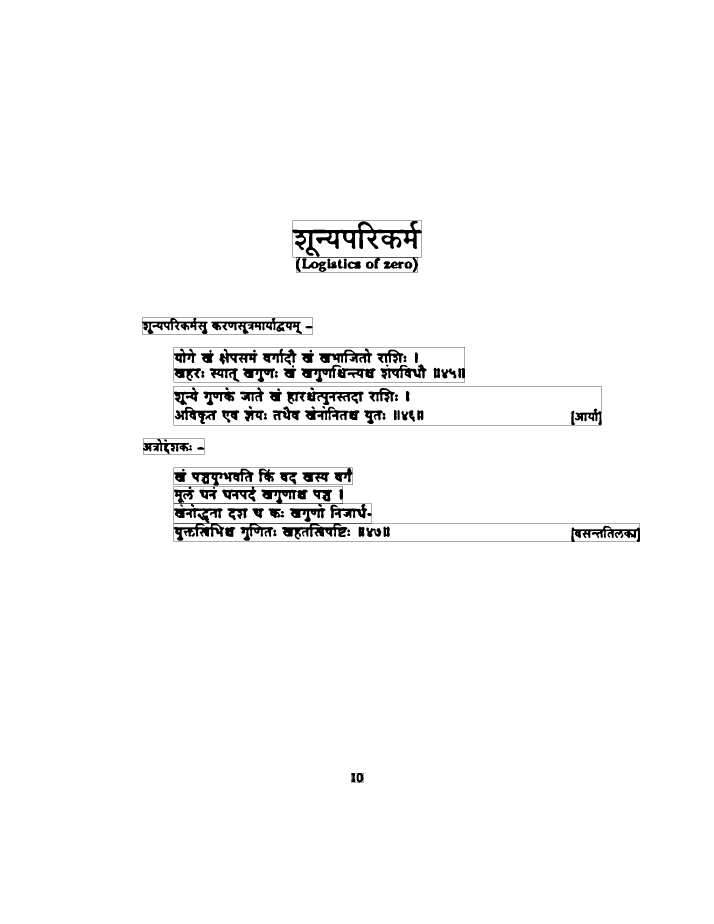
#> input picture p1.jpg, 2142 x 2772 px, given in place of output_05.jpg, which was not available (shown at 1/3 size)
$ jupyter execute --allow-errors OCR.ipynb   (shell and % lines are left out)   (text cells are left out)
#> lines starting #> are read from the running program, lines starting #| are printed output that depends on the picture; after the words box and inside, x2 and y2 are one past the last pixel; in counts of white or black regions, pixels touching at a corner belong together; pictures that were not available may be replaced by others from this repository, and a replacement may not be noted
[cell 1]
# install pypgfium2

[cell 2]
# install pytesseract, tesseract-ocr, libtesseract-dev

[cell 3]
import os
import re
import json
import cv2
import numpy as np
import pandas as pd
import pypdfium2 as pdfium
import pytesseract
from pytesseract import Output
from PIL import Image
from IPython.display import Image, display
from google.colab.patches import cv2_imshow

[cell 4]
# converting each page of pdf to an image
filepath = "/content/Sanskrit_Text (1).pdf"
#> (the rest of this cell did not finish here and is left out)

[cell 5]
# check the shape of the image
# Load the image
img = cv2.imread('output_05.jpg')
#> img is the input picture: shape (2772, 2142, 3); min 0, max 255, mean 249
# Get the shape of the image
height, width, channels = img.shape
#> height = 2772; width = 2142; channels = 3
# Print the dimensions
print("Image Height:", height)
#| Image Height: 2772
print("Image Width:", width)
#| Image Width: 2142
print("Number of Channels:", channels)
#| Number of Channels: 3

[cell 6]
# Preprocessing functions
# grayscaling the image
def get_grayscale(image):
    # Convert the image to grayscale
    gray = cv2.cvtColor(image, cv2.COLOR_BGR2GRAY)
    # Apply Adaptive Gaussian Thresholding
    binary = cv2.adaptiveThreshold(gray, 255, cv2.ADAPTIVE_THRESH_GAUSSIAN_C, cv2.THRESH_BINARY, 65, 7)
    return binary

# Rescaling
def rescale(image):
    # Define the scaling factor for resizing
    scaling_factor = 3.5
    # Resize the image
    enlarged_image = cv2.resize(image, None, fx = scaling_factor, fy = scaling_factor, interpolation = cv2.INTER_LINEAR)
    return enlarged_image

# noise removal
def remove_noise(image):
    return cv2.medianBlur(image,5)

# perform all the preprocessing steps
def preprocess(image):
    enlarged = rescale(image)
    gray = get_grayscale(enlarged)
    noise = remove_noise(gray)
    return noise

[cell 7]
# Display the image
image_path = "output_01.jpg"
img = cv2.imread(image_path)
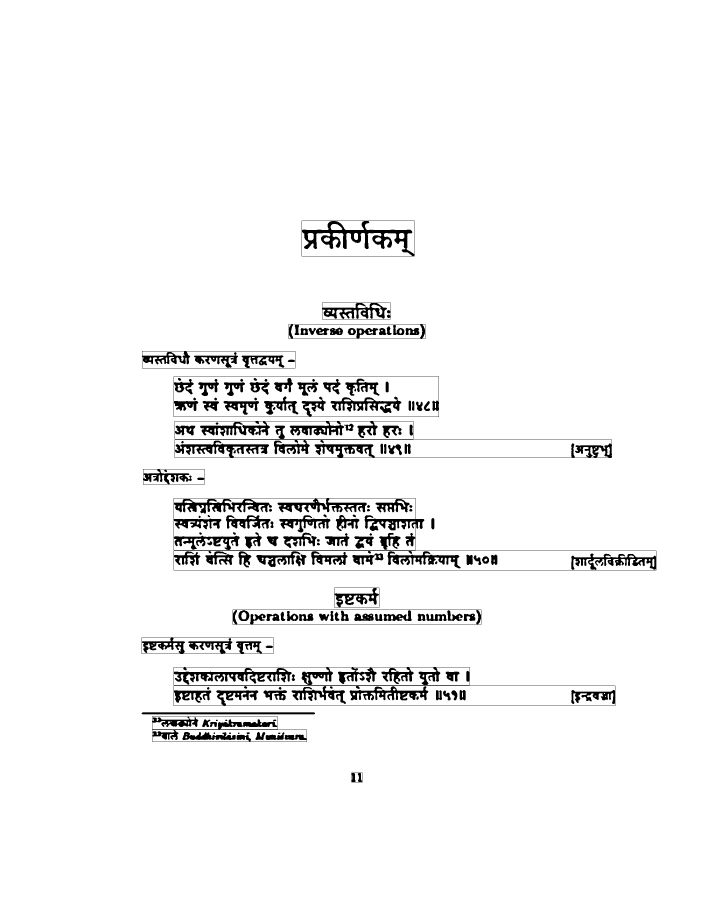
#> input picture p2.jpg, 2142 x 2772 px, given in place of output_01.jpg, which was not available (shown at 1/3 size)
#> img is the input picture: shape (2772, 2142, 3); min 0, max 255, mean 244.9
cv2_imshow(img)
cv2.waitKey(0)
cv2.destroyAllWindows()

[cell 8]
# Function to create a folder
def create_folder(folder_path):
    if not os.path.exists(folder_path):
        os.makedirs(folder_path)

# Function to save bounding box coordinates in a JSON format
def save_json(json_data, file_path):
    with open(file_path, 'w') as json_file:
        json.dump(json_data, json_file, indent=4)

[cell 9]
# regex pattern
patt = '[^a-zA-Z0-9]+'

# combine boxes that belong to the same line and return an iterator of the combined lines
def lineup(boxes):
    linebox = None
    for _, box in boxes.iterrows():
        if linebox is None: linebox = box           # first line begins
        elif box.top <= linebox.top+linebox.height: # box in same line
            linebox.top = min(linebox.top, box.top)
            linebox.width = box.left+box.width-linebox.left
            linebox.height = max(linebox.top+linebox.height, box.top+box.height)-linebox.top
            linebox.text += ' '+box.text
        else:                                       # box in new line
            yield linebox
            linebox = box                           # new line begins
    yield linebox                                   # return last line

# function to processes each box, extracts its coordinates, and plots a box on the image
# and save each line seperately as .jpg
def plot_boxes(img, boxes, page_index, output_folder):
    boxes_dict = {}
    i = 0
    for _, b in boxes.iterrows():
        if b['text'].strip() != '':
            i += 1
            x, y, w, h = int(b['left']), int(b['top']), int(b['width']), int(b['height'])
            boxes_dict[f"box{i}"] = {
                "top_left": [x, y],
                "top_right": [x + w, y],
                "bottom_left": [x, y + h],
                "bottom_right": [x + w, y + h]
            }
            result = cv2.rectangle(img, (x, y), (x + w, y + h), (0, 255, 0), 1)
            # Save each line as a separate JPG file
            line_image = img[y:y + h, x:x + w]
            output_file = os.path.join(output_folder, f"line_{i}.jpg")
            cv2.imwrite(output_file, line_image)
    cv2.imwrite(f'p{page_index}.jpg', result)
    return boxes_dict

[cell 10]
# getting the sanskrit train deta for tesseract

[cell 11]
image_names = ["output_01.jpg", "output_02.jpg", "output_03.jpg", "output_04.jpg", "output_05.jpg"]

#> (the rest of this cell did not finish here and is left out)

#> in get_grayscale, `binary = cv2.adaptiveThreshold(gray, 255, cv2.ADAPTIVE_THRESH_GAUSSIAN..`:
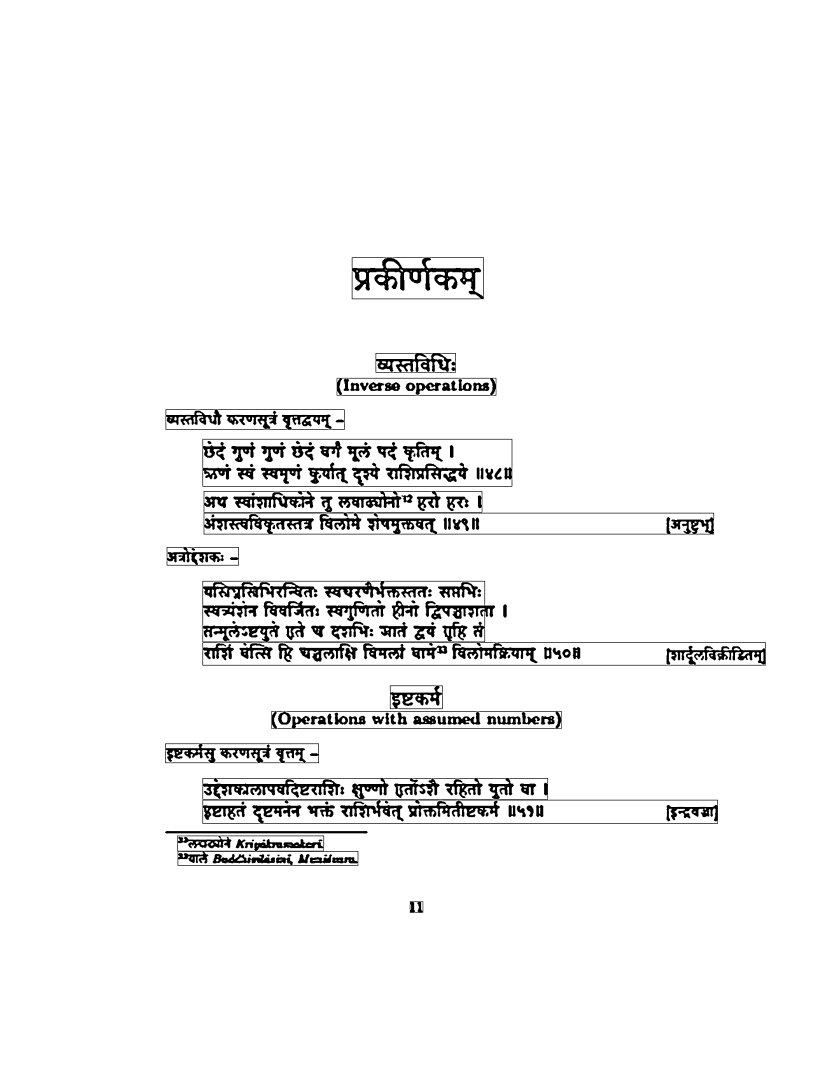
#> binary: shape (9702, 7497) (shown at 1/9 size); 95.9% white; 144 black regions, largest, box (x1, y1, x2, y2) and area: (1819, 5228, 4456, 5779) 282455, (1833, 4615, 6427, 4810) 215593, (1822, 7002, 4933, 7197) 214207
#> in remove_noise, `return cv2.medianBlur(image,5)`: returned value: shape (9702, 7497); 95.9% white; 141 black regions, largest, box (x1, y1, x2, y2) and area: (1820, 5228, 6893, 5990) 425876, (1822, 7002, 6462, 7414) 399359, (1833, 4419, 6427, 4810) 377013

    # Use OCR to get bounding boxes and text
    boxes = pytesseract.image_to_data(preprocessed, lang="eng+san", output_type=Output.DICT)
    boxes = pd.DataFrame(boxes)
    boxes['text'].replace('', np.nan, inplace=True)
    boxes = boxes.dropna(subset=['text'])

    # Group boxes that belong to the same line
    lineboxes = pd.DataFrame.from_records(lineup(boxes))

    # Create a folder for each page to store the output images and JSON file
    page_output_folder = f"/content/page{page_index + 1}"
    create_folder(page_output_folder)

    # Save each line as separate JPG files and get bounding box coordinates
    page_boxes_dict = plot_boxes(preprocessed, lineboxes, page_index, page_output_folder)

    # Save bounding box coordinates in JSON format
    json_output_file = f"page_{page_index + 1}_boxes.json"
    json_output_path = os.path.join(page_output_folder, json_output_file)
    save_json(page_boxes_dict, json_output_path)

[cell 12]
# Display image with single line
image_path = '/content/page_1/line_11.jpg'
img = cv2.imread(image_path)
cv2_imshow(img)
cv2.waitKey(0)
cv2.destroyAllWindows()

[cell 13]
# Display image with bounding boxes
image_path = 'p0.jpg'
img = cv2.imread(image_path)
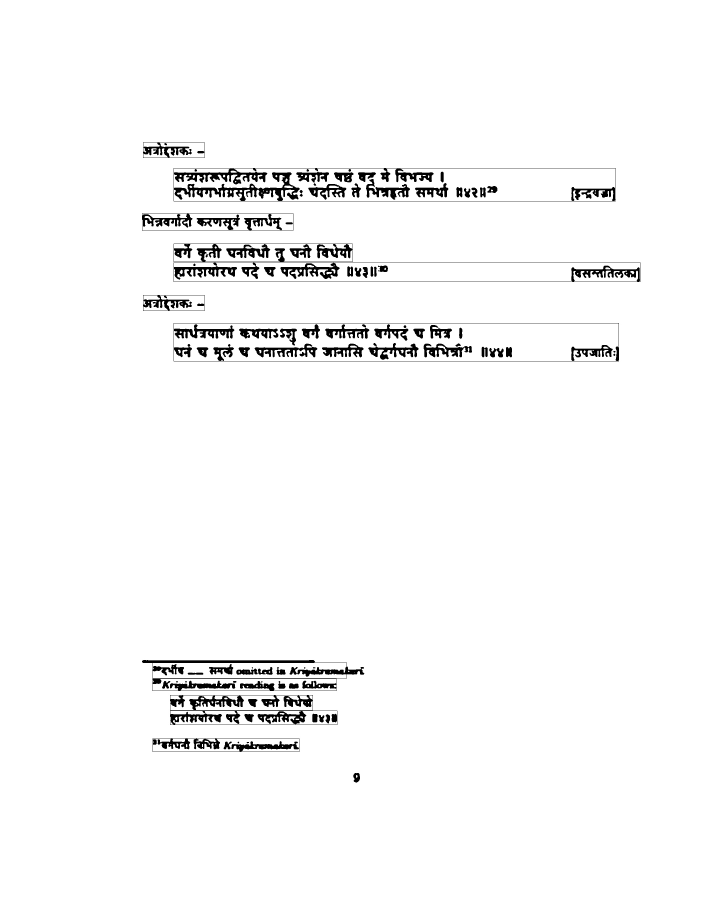
#> input picture p0.jpg, 2142 x 2772 px (shown at 1/3 size)
#> img is the input picture: shape (2772, 2142, 3); min 0, max 255, mean 248.1
cv2_imshow(img)
cv2.waitKey(0)
cv2.destroyAllWindows()
